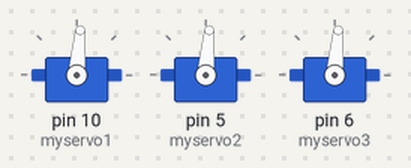
A sketch run on a simulated Arduino Uno, built with avr-gcc and run on an emulated ATmega328P. On the bench: 3 × servo.

Above: at 0.05 s.
At 1.25 s:
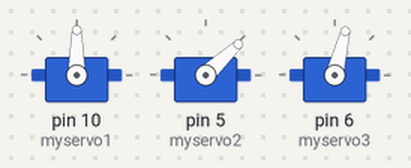
At 2.5 s:
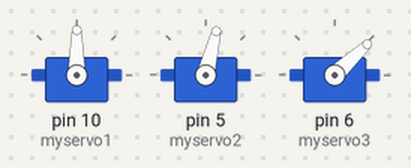
At 3.75 s:
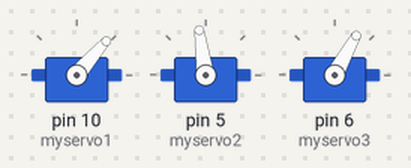
At 5.0 s:
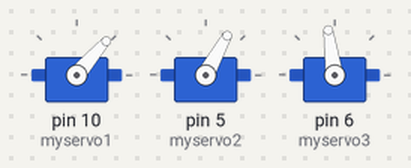
Timing chart, 0 to 6.5 s (numbered marks = the images above):
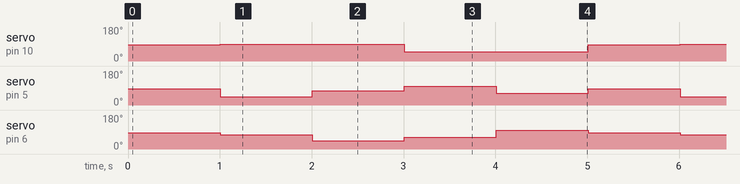

Measured:
- by itself, servo on pin 10 (myservo1): repeats every 5.0 s: 49° 2.0 s, 85° 1.0 s, 90° 2.0 s
- by itself, servo on pin 5 (myservo2): repeats every 5.0 s: 76° 1.0 s, 98° 1.0 s, 61° 1.0 s, 85° 1.0 s, 43° 1.0 s
- by itself, servo on pin 6 (myservo3): repeats every 5.0 s: 43° 1.0 s, 61° 1.0 s, 98° 1.0 s, 85° 1.0 s, 76° 1.0 s

The sketch:

Reverse_Delta_Kinematics.ino
```cpp
#include <Servo.h>

Servo myservo1;
Servo myservo2;
Servo myservo3;

float th1,th2,th3 = 90;
float x,y,z;

char ch;
// robot geometry
 // (look at pics above for explanation)
 const float e = 45;     // end effector
 const float f = 60;     // base
 const float re = 215;
 const float rf = 90;

 // trigonometric constants
 const float sqrt3 = sqrt(3.0);
 const float pi = 3.141592653;    // PI
 const float sin120 = sqrt(3)/2.0;
 const float cos120 = -0.5;
 const float tan60 = sqrt(3);
 const float sin30 = 0.5;
 const float tan30 = 1/sqrt(3);
//Max dimesions -> 75, 75, -270 to -75, -75, -200
void setup() {
  // put your setup code here, to run once:
Serial.begin(115200);
myservo1.attach(10);
myservo2.attach(5);
myservo3.attach(6);
x = 0;
y = 0;
z = -200;

}

void loop() {
  // put your main code here, to run repeatedly:
/*ch = 'p';
if(Serial.available())
{
  ch = Serial.read();
}

switch(ch){
  case 'w':  //forw
    y++;
    break;
  case 's':  //back
    y--;
    break;
  case 'a': //left
    x++;
    break;
  case 'd': //right
    x--;
    break;
  case 'q': //up
   z++;
    break;
  case 'e':
   z--;
    break;
}
x = constrain(x, -74, 74);
y = constrain(y, -74, 74);
z = constrain(z, -277, -200);
if(delta_calcInverse(x,y,z,th1,th2,th3) == 0)
{
  th1 = 90 - th1;
  th2 = 90 - th2;
  th3 = 90 - th3;
  myservo1.write(th1);
  myservo2.write(th2);
  myservo3.write(th3);
}
*/
/*
x = 90 - x;
y = 90 - y;
z = 90 - z;
constrain(x, 0, 180);
constrain(y, 0, 180);
constrain(z, 0, 180);
myservo1.write(x);
myservo2.write(y);
myservo3.write(z);
Serial.print(x);
delay(1000);
delta_calcInverse(55, 55, -200, x, y, z);
x = 50 - x;
y = 90 - y;
z = 50 - z;
constrain(x, 0, 180);
constrain(y, 0, 180);
constrain(z, 0, 180);
myservo1.write(x);
myservo2.write(y);
myservo3.write(z);
Serial.print(" ");
Serial.println(x);
delay(1000); */

delta_calcInverse(0, 0, -200, x, y, z);
x = 90 - x;
y = 90 - y;
z = 90 - z;
constrain(x, 0, 180);
constrain(y, 0, 180);
constrain(z, 0, 180);
myservo1.write(x);
myservo2.write(y);
myservo3.write(z);
delay(1000);
delta_calcInverse(-72, -72, -200, x, y, z);
x = 90 - x;
y = 90 - y;
z = 90 - z;
constrain(x, 0, 180);
constrain(y, 0, 180);
constrain(z, 0, 180);
myservo1.write(x);
myservo2.write(y);
myservo3.write(z);
delay(1000);
delta_calcInverse(72, -72, -200, x, y, z);
x = 90 - x;
y = 90 - y;
z = 90 - z;
constrain(x, 0, 180);
constrain(y, 0, 180);
constrain(z, 0, 180);
myservo1.write(x);
myservo2.write(y);
myservo3.write(z);
delay(1000);
delta_calcInverse(72, 72, -200, x, y, z);
x = 90 - x;
y = 90 - y;
z = 90 - z;
constrain(x, 0, 180);
constrain(y, 0, 180);
constrain(z, 0, 180);
myservo1.write(x);
myservo2.write(y);
myservo3.write(z);
delay(1000);
delta_calcInverse(-72, 72, -200, x, y, z);
x = 90 - x;
y = 90 - y;
z = 90 - z;
constrain(x, 0, 180);
constrain(y, 0, 180);
constrain(z, 0, 180);
myservo1.write(x);
myservo2.write(y);
myservo3.write(z);
delay(1000);

}


 // forward kinematics: (theta1, theta2, theta3) -> (x0, y0, z0)
 // returned status: 0=OK, -1=non-existing position
 int delta_calcForward(float theta1, float theta2, float theta3, float &x0, float &y0, float &z0) {
     float t = (f-e)*tan30/2;
     float dtr = pi/(float)180.0;

     theta1 *= dtr;
     theta2 *= dtr;
     theta3 *= dtr;

     float y1 = -(t + rf*cos(theta1));
     float z1 = -rf*sin(theta1);

     float y2 = (t + rf*cos(theta2))*sin30;
     float x2 = y2*tan60;
     float z2 = -rf*sin(theta2);

     float y3 = (t + rf*cos(theta3))*sin30;
     float x3 = -y3*tan60;
     float z3 = -rf*sin(theta3);

     float dnm = (y2-y1)*x3-(y3-y1)*x2;

     float w1 = y1*y1 + z1*z1;
     float w2 = x2*x2 + y2*y2 + z2*z2;
     float w3 = x3*x3 + y3*y3 + z3*z3;

     // x = (a1*z + b1)/dnm
     float a1 = (z2-z1)*(y3-y1)-(z3-z1)*(y2-y1);
     float b1 = -((w2-w1)*(y3-y1)-(w3-w1)*(y2-y1))/2.0;

     // y = (a2*z + b2)/dnm;
     float a2 = -(z2-z1)*x3+(z3-z1)*x2;
     float b2 = ((w2-w1)*x3 - (w3-w1)*x2)/2.0;

     // a*z^2 + b*z + c = 0
     float a = a1*a1 + a2*a2 + dnm*dnm;
     float b = 2*(a1*b1 + a2*(b2-y1*dnm) - z1*dnm*dnm);
     float c = (b2-y1*dnm)*(b2-y1*dnm) + b1*b1 + dnm*dnm*(z1*z1 - re*re);

     // discriminant
     float d = b*b - (float)4.0*a*c;
     if (d < 0) return -1; // non-existing point

     z0 = -(float)0.5*(b+sqrt(d))/a;
     x0 = (a1*z0 + b1)/dnm;
     y0 = (a2*z0 + b2)/dnm;
     return 0;
 }

 // inverse kinematics
 // helper functions, calculates angle theta1 (for YZ-pane)
 int delta_calcAngleYZ(float x0, float y0, float z0, float &theta) {
     float y1 = -0.5 * 0.57735 * f; // f/2 * tg 30
     y0 -= 0.5 * 0.57735    * e;    // shift center to edge
     // z = a + b*y
     float a = (x0*x0 + y0*y0 + z0*z0 +rf*rf - re*re - y1*y1)/(2*z0);
     float b = (y1-y0)/z0;
     // discriminant
     float d = -(a+b*y1)*(a+b*y1)+rf*(b*b*rf+rf);
     if (d < 0) return -1; // non-existing point
     float yj = (y1 - a*b - sqrt(d))/(b*b + 1); // choosing outer point
     float zj = a + b*yj;
     theta = 180.0*atan(-zj/(y1 - yj))/pi + ((yj>y1)?180.0:0.0);
     return 0;
 }

 // inverse kinematics: (x0, y0, z0) -> (theta1, theta2, theta3)
 // returned status: 0=OK, -1=non-existing position
 int delta_calcInverse(float x0, float y0, float z0, float &theta1, float &theta2, float &theta3) {
     theta1 = theta2 = theta3 = 0;
     int status = delta_calcAngleYZ(x0, y0, z0, theta1);
     if (status == 0) status = delta_calcAngleYZ(x0*cos120 + y0*sin120, y0*cos120-x0*sin120, z0, theta2);  // rotate coords to +120 deg
     if (status == 0) status = delta_calcAngleYZ(x0*cos120 - y0*sin120, y0*cos120+x0*sin120, z0, theta3);  // rotate coords to -120 deg
     return status;
 }
```
